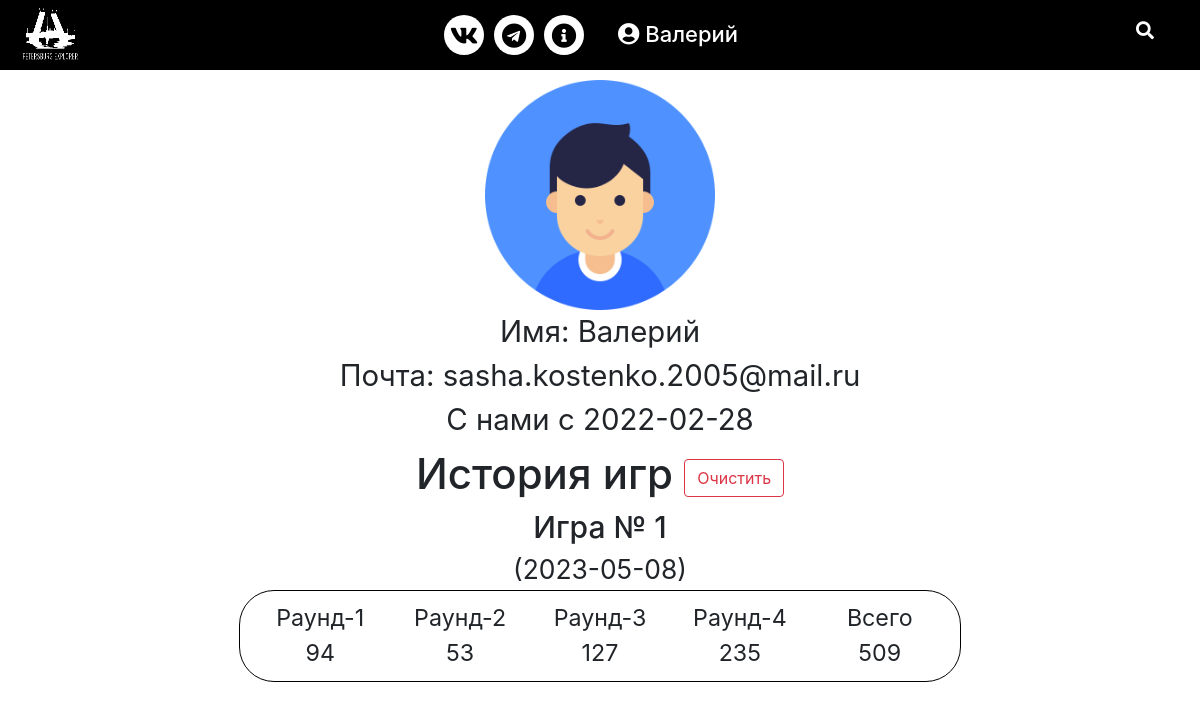
/users/Валерий (signed in), run on the app's committed database.
### data/user.py (models this page shows, shortened)
class User(SqlAlchemyBase, UserMixin, SerializerMixin):
    __tablename__ = 'users'
    id = sqlalchemy.Column(sqlalchemy.Integer,
                           primary_key=True, autoincrement=True)
    name = sqlalchemy.Column(sqlalchemy.String, nullable=True)
    lower_name = sqlalchemy.Column(sqlalchemy.String, nullable=True)
    email = sqlalchemy.Column(sqlalchemy.String,
                              index=True, unique=True, nullable=True)
    hashed_password = sqlalchemy.Column(sqlalchemy.String, nullable=True)
    created_date = sqlalchemy.Column(sqlalchemy.Date, nullable=True, default=datetime.datetime.now)

### data/game_session.py (models this page shows, shortened)
class GameSession(SqlAlchemyBase):
    __tablename__ = 'game_sessions'
    id = sqlalchemy.Column(sqlalchemy.Integer,
                           primary_key=True, autoincrement=True)
    user_id = sqlalchemy.Column(sqlalchemy.Integer,
                                sqlalchemy.ForeignKey("users.id"))
    destination_coordinates_list = sqlalchemy.Column(sqlalchemy.String, nullable=True)
    finish_coordinates_list = sqlalchemy.Column(sqlalchemy.String, nullable=True)
    date = sqlalchemy.Column(sqlalchemy.Date, nullable=True, default=datetime.datetime.now)
    total_score = sqlalchemy.Column(sqlalchemy.Integer, nullable=True)
    round = sqlalchemy.Column(sqlalchemy.Integer, nullable=True)
    first_round_score = sqlalchemy.Column(sqlalchemy.Integer, nullable=True)
    second_round_score = sqlalchemy.Column(sqlalchemy.Integer, nullable=True)
    third_round_score = sqlalchemy.Column(sqlalchemy.Integer, nullable=True)
    fourth_round_score = sqlalchemy.Column(sqlalchemy.Integer, nullable=True)

### web_infrastructure/users_blueprint.py (the view)
@blueprint.route('/users/<username>')
def view_user(username):
    db_sess = db_session.create_session()
    user = db_sess.query(User).filter(
        (User.name == username)).first()
    game_sessions = db_sess.query(GameSession).filter(
        (GameSession.user_id == user.id))
    return render_template("profile.html", game_sessions=reversed(list(game_sessions)), user=user)

### data/db_session.py (called while the page is built)
def create_session() -> Session:
    global __factory
    return __factory()

### main.py (called while the page is built)
def create_app():
    app = Flask(__name__)
    app.config['SECRET_KEY'] = 'petersburg_explorer_secret_key'
    login_manager = LoginManager()
    login_manager.init_app(app)
    @login_manager.user_loader
    def load_user(user_id):
        db_sess = db_session.create_session()
        return db_sess.query(User).get(user_id)
    @app.context_processor
    def base():
        form = SearchForm()
        return dict(form=form)
    app.register_blueprint(users_blueprint.blueprint)
    app.register_blueprint(game_blueprint.blueprint)
    load_dotenv(dotenv_path='data/.env')
    db_session.global_init('db/Petersburg.db')
    return app

### templates/profile.html
{% extends "base.html" %}
{% block content %}
<head>
    <link rel="stylesheet" href="../static/css/profile.css" type="text/css">
</head>
<div class="container">
    <div class="user-info">
        <img class="user-logo" src="../static/img/user.png" alt="..." width="230" height="230">
        <div class="info-label">Имя: {{ user.name }}</div>
        {% if user.id == current_user.id %}
        <div class="info-label">Почта: {{ user.email }}</div>
        {% endif %}
        <div class="info-label">С нами с {{ user.created_date }}</div>
    </div>
    <div class="game-history">
        <div class="hist-label">
            История игр
            {% if current_user.is_authenticated and user.id == current_user.id %}
            <a href="/delete_history"><button type="button" class="btn btn-outline-danger"
                    formmethod="post">Очистить</button></a>
            {% endif %}
        </div>
        {% for item in game_sessions%}
        <span class="game-label">Игра № {{ loop.revindex }}</span> <span class="date-label">({{ item.date }})</span>
        <div class="game-session">
            <div class="game-session-element">Раунд-1 <br> {{item.first_round_score}}</div>
            <div class="game-session-element">Раунд-2 <br> {{item.second_round_score}}</div>
            <div class="game-session-element">Раунд-3 <br> {{item.third_round_score}}</div>
            <div class="game-session-element">Раунд-4 <br> {{item.fourth_round_score}}</div>
            <div class="game-session-element">Всего <br> {{ item.total_score }}</div>
        </div>
        {% endfor %}
    </div>
</div>
{% endblock %}

### templates/navbar.html (shortened to what this page needs)
<head>
    <link rel="stylesheet" href="https://cdnjs.cloudflare.com/ajax/libs/font-awesome/5.15.3/css/all.min.css" />
</head>
<nav>
    <div class="logo"><a href="/">
            <img src="../static/img/logo.png" alt="" width="60" height="60">
        </a></div>
    <div class="content">
        <ul class="links">
            <li class="social-menu">
                <div class="social-menu-element">
                    <a href="https://vk.com/petersburgexplorer">
                        <i class="fab fa-vk"></i>
                    </a>
                </div>
                <div class="social-menu-element">
                    <a href="https://t.me/peterburgexplorer_bot">
                        <i class="fab fa-telegram"></i>
                    </a>
                </div>
                <div class="social-menu-element">
                    <a href="/info/">
                        <i class="fas fa-info-circle"></i>
                    </a>
                </div>
            </li>
            {% if current_user.is_authenticated %}
            <li class="profile">
                <a href="#" class="desktop-link">
                    <i class="fas fa-user-circle"></i>
                    {{ current_user.name }}
                </a>
            </li>
            {% else %}
            <li class="login">
                <a href="/login">Log in</a>
            </li>
            {% endif %}
        </ul>
    </div>
    <label for="show-search" class="search-icon"><i class="fas fa-search"></i></label>
</nav>

### static/css/style.css (style rules this page uses)
* { margin: 0; padding: 0; box-sizing: border-box; text-decoration: none; }
.wrapper nav { background-color: #000; position: relative; display: flex; width: 100%;; height: 70px; align-items: center; justify-content: space-between; }
nav .content { display: flex; align-items: center; }
.wrapper nav ul { padding-left: 0; }
nav .content .links { display: flex; margin-bottom: 0rem }
nav .content .links .social-menu { display: flex; align-self: center; }
.content .links li { list-style: none; line-height: 70px; margin: 0 0.5rem; }
.content .links li a, .content .links li label { color: #fff; text-decoration: none; font-size: 22px; font-weight: 500; padding: 9px 17px; border-radius: 5px; transition: all 0.3s ease; }
.wrapper .search-icon, .wrapper .menu-icon { color: #fff; font-size: 18px; cursor: pointer; line-height: 70px; width: 70px; text-align: center; }
.social-menu-element { padding: 0 5px; }
.social-menu-element a { border-radius: 50%!important; display: flex!important; align-items: center!important; justify-content: center!important; width: 40px; height: 40px; background-color: white; text-align: center; border-radius: 50%; -webkit-transition: 0.5s; transition: 0.5s; -webkit-transform: translate(0, 0px); transform: translate(0, 0px); -webkit-box-shadow: 0px 7px 5px rgba(0, 0, 0, 0.5); box-shadow: 0px 7px 5px rgba(0, 0, 0, 0.5); }
.social-menu-element i { color: #000000; font-size: 25px; -webkit-transition: 0.5s; transition: 0.5s; }
.social-menu-element a:hover, .social-menu-element a:visited, .social-menu-element a:link, .social-menu-element a:active { text-decoration: none; }
@media screen and (max-width: 1250px) { .wrapper nav { max-width: 100%; padding: 0 20px; } }
@media screen and (max-width: 1250px) { .content .links li a { padding: 8px 13px; } }

### static/css/profile.css (style rules this page uses)
.container { text-align: center; }
.game-history { display: flex; flex-direction: column; align-items: center; }
.game-session { border-radius: 35px; padding: 10px; border: 1px solid #000; display: flex; flex-wrap: wrap; font-size: calc(12px + 12 * (100vw / 1280)); width: 65%; }
.game-session-element { padding: 0px 0.1em; flex: 0 1 20%; }
.hist-label { display: inline; font-size: 3.5vw; font-weight: 550; }
.game-label { font-size: 2.5vw; font-weight: 500; }
.date-label { font-size: 2.2vw; }
.user-info { padding-top: 10px; display: block; }
.info-label { font-size: calc(20px + 10 * (100vw / 1280)); }

### data on the page
User: name "Валерий", email "sasha.kostenko.2005@mail.ru", created_date "2022-02-28"
GameSession: date "2023-05-08", first_round_score "94", second_round_score "53", third_round_score "127", fourth_round_score "235", total_score "509"
